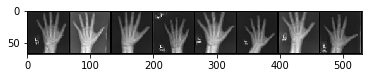
#> input picture fake_images.png, 372 x 78 px; its folder holds 2 pictures in this run
$ python create_thumbnails.py . 100 100
#> lines starting #> are read from the running program, lines starting #| are printed output that depends on the picture
#!/usr/bin/env python3
# -*- coding: utf-8 -*-
"""
This script transforms the full size training and test images
provided as part of the original data set into two sets of
lower resolution images more suitable for learning.
"""
from numbers import Number
from PIL import Image
import os
import glob

def make_thumbnails_of_folder(folder_path, output_size,
                              output_folder=None, verbose=False):
    """
    Creates a new thumbnail images for each file in a folder.

    Note that images that have already been converted will not
    be processed again, so it is safe to run this method twice on
    the same folder.

    Parameters
    ----------
    folder_path: str
        Path to the folder in which the images reside

    output_size: tuple (width, height)
        The dimensions of the output images in pixels

    output_folder: [optional] str
        An optional path to an output folder. If None (default) then
        the images will be saved in `folder_path`

    verbose: bool [False]
        If True, prints progress for each file as they are processed.
        False by default.

    Returns
    -------
    output_files: list of str
        A list of filepaths for all the images that were created.
    """
#> called with folder_path = '.', output_size = (100, 100), verbose = True
    # Check input
    assert os.path.exists(folder_path), "input folder_path {} does not exist".format(folder_path)
    assert type(output_size) == tuple, "output_size must be a tuple with two entries, (width, height)"
    assert len(output_size) == 2, "output_size must be a tuple with two entries, (width, height)"
    assert isinstance(output_size[0], Number), "The first element of output_size was not a number"
    assert isinstance(output_size[1], Number), "The second element of output_size was not a number"

    # Determine where the images will be saved
    folder_path = os.path.abspath(folder_path)
    if output_folder != None and not os.path.exists(output_folder):
        os.makedirs(output_folder)
    elif output_folder == None:
        output_folder = folder_path

    # Determine the file extension for each output filed
    width, height = output_size
    suffix = "_{}x{}.png".format(width, height)

    # Get all of the images from within the folder. Make sure to skip images
    # that contain the suffix because that means they've already been converted
    input_files_all = glob.glob(os.path.join(folder_path, "*.png"))
    input_files = [f for f in input_files_all if suffix not in f]
    print(len(input_files_all))
    output_files = []
    if verbose:
        print("Converting {} files...".format(len(input_files)))

    for idx, input_image_path in enumerate(input_files):

        # Determine the output filepath
        filename = os.path.basename(input_image_path)
        name, _ = os.path.splitext(filename)
        output_path = os.path.join(output_folder, name + suffix)
        if os.path.exists(output_path):
            if verbose:
                print("\tSkipping {} because it has already been converted".format(filename))
            continue

        # Convert and save the image
        if verbose:
            print("\tFile: {}\tof\t{}".format(idx, len(input_files)))
        img = Image.open(input_image_path)
#> img is the input picture: PIL image 372x78 RGBA; mean R, G, B, A 152.4, 152.4, 152.4, 132.1
        img.thumbnail(output_size)
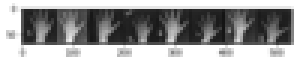
#> img: PIL image 100x21 RGBA (shown 3 times larger); mean R, G, B, A 33.5, 33.5, 33.5, 132.1; transparent parts drawn white
        img.save(output_path)

        # Append the file to the list of output files to be returned
        output_files.append(output_path)
#> pass 2 of the loop in make_thumbnails_of_folder, `for idx, input_image_path in enumerate(input_files):`:
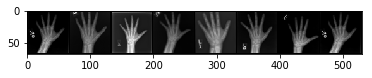
#> input picture real_images.png, 372 x 78 px
#> in make_thumbnails_of_folder, img is the input picture: PIL image 372x78 RGBA; mean R, G, B, A 136.9, 136.9, 136.9, 132.1
#> in make_thumbnails_of_folder, `img.thumbnail(output_size)`:
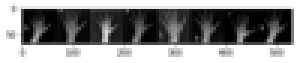
#> img: PIL image 100x21 RGBA (shown 3 times larger); mean R, G, B, A 17.8, 17.8, 17.8, 132.1; transparent parts drawn white

    # All done!
    if verbose:
        print("Finished converting {} files!".format(len(output_files)))
    return output_files


if __name__ == "__main__":
    import argparse
    parser = argparse.ArgumentParser()
    parser.add_argument("input", help="The folders you want to process")
    parser.add_argument("width", help="The width of the output image thumbnails", type=int)
    parser.add_argument("height", help="The height of the output images thumbnails", type=int)
    parser.add_argument("-o", "--output", help="The folder the output images will be saved in")
    parser.add_argument("-s", "--silent", help="Do not show any progress output", action="store_true")
    args = parser.parse_args()

    make_thumbnails_of_folder(folder_path=args.input,
                              output_size=(args.width, args.height),
                              output_folder=args.output,
                              verbose=not args.silent)
